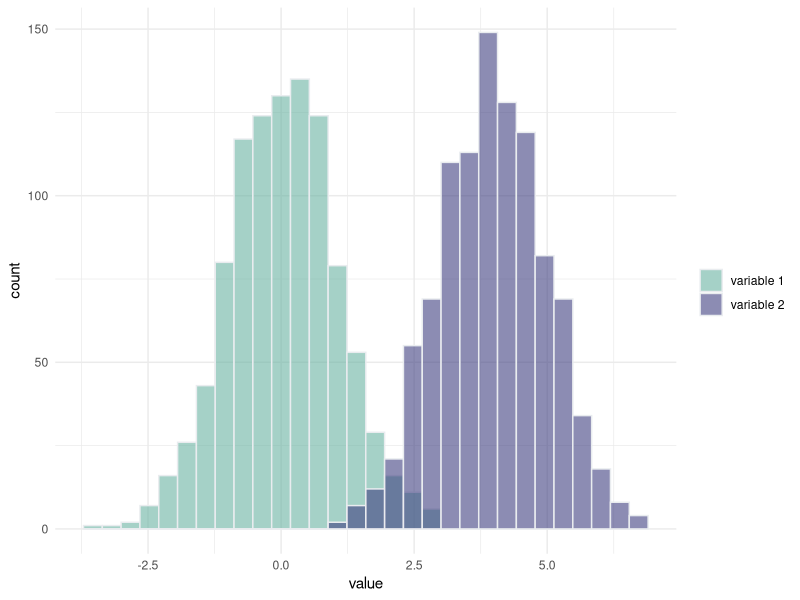

Write the R code that produced this figure.
## ---- chunk 1
# library
library(tidyverse)
library(reshape2)


# Build dataset with different distributions
data <- data.frame(
  type = c( rep("variable 1", 1000), rep("variable 2", 1000) ),
  value = c( rnorm(1000), rnorm(1000, mean=4) )
)

# Represent it
p <- data %>%
  ggplot( aes(x=value, fill=type)) +
    geom_histogram( color="#e9ecef", alpha=0.6, position = 'identity') +
    scale_fill_manual(values=c("#69b3a2", "#404080")) +
    theme_minimal() +
    labs(fill="")

p
